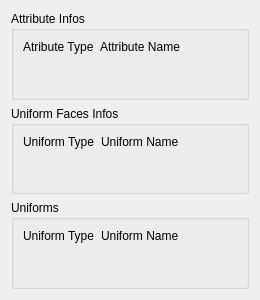
<?xml version="1.0" encoding="UTF-8"?>
<ui version="4.0">
 <class>AttributeView</class>
 <widget class="QWidget" name="AttributeView">
  <property name="geometry">
   <rect>
    <x>0</x>
    <y>0</y>
    <width>260</width>
    <height>300</height>
   </rect>
  </property>
  <property name="windowTitle">
   <string>Form</string>
  </property>
  <layout class="QVBoxLayout" name="verticalLayout">
   <item>
    <widget class="QGroupBox" name="attributeGroup">
     <property name="title">
      <string>Attribute Infos</string>
     </property>
     <layout class="QFormLayout" name="attributeLayout">
      <item row="0" column="0">
       <widget class="QLabel" name="label">
        <property name="text">
         <string>Atribute Type</string>
        </property>
       </widget>
      </item>
      <item row="0" column="1">
       <widget class="QLabel" name="label_2">
        <property name="text">
         <string>Attribute Name</string>
        </property>
       </widget>
      </item>
     </layout>
    </widget>
   </item>
   <item>
    <widget class="QGroupBox" name="faceGroup">
     <property name="title">
      <string>Uniform Faces Infos</string>
     </property>
     <layout class="QFormLayout" name="uniformFaceLayout">
      <item row="0" column="0">
       <widget class="QLabel" name="label_3">
        <property name="text">
         <string>Uniform Type</string>
        </property>
       </widget>
      </item>
      <item row="0" column="1">
       <widget class="QLabel" name="label_4">
        <property name="text">
         <string>Uniform Name</string>
        </property>
       </widget>
      </item>
     </layout>
    </widget>
   </item>
   <item>
    <widget class="QGroupBox" name="uniformGroup">
     <property name="title">
      <string>Uniforms</string>
     </property>
     <layout class="QFormLayout" name="uniformLayout">
      <item row="0" column="0">
       <widget class="QLabel" name="label_5">
        <property name="text">
         <string>Uniform Type</string>
        </property>
       </widget>
      </item>
      <item row="0" column="1">
       <widget class="QLabel" name="label_6">
        <property name="text">
         <string>Uniform Name</string>
        </property>
       </widget>
      </item>
     </layout>
    </widget>
   </item>
  </layout>
 </widget>
 <resources/>
 <connections/>
</ui>
